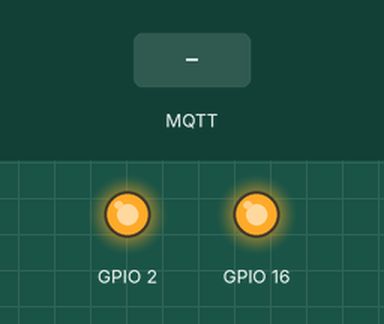
Recording of a sketch running on a simulated ESP8266 (NodeMCU). Parts: output pins drawn as LEDs (lit = HIGH). The inputs (shaded band) are chosen by the test bench. WiFi joins after 1.5 s; servers stay silent unless stated; no MQTT or app messages arrive unless stated; what the sketch prints to the serial monitor is not drawn.

Above: at 2.7 s.
2.8 s: MQTT message "A0B" arrives on the first subscribed topic
At 3.9 s:
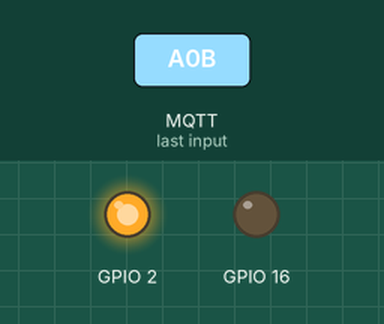
4.4 s: MQTT message "C0D" arrives on the first subscribed topic
At 5.1 s:
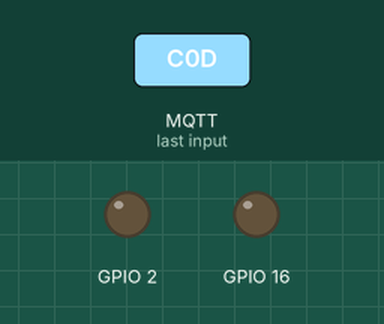
6.0 s: MQTT message "A1B" arrives on the first subscribed topic
At 6.4 s:
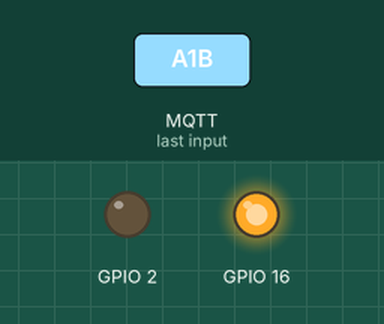
7.6 s: MQTT message "C1D" arrives on the first subscribed topic
At 8.7 s:
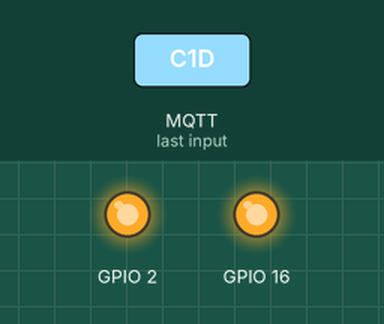
Timing chart, 0 to 10.2 s (numbered marks = the images above; inputs shaded):
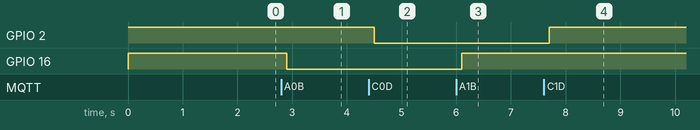

Measured:
- after the input at 2.8 s, GPIO 16: HIGH → LOW after 0.10 s
- after the input at 4.4 s, GPIO 2: HIGH → LOW after 0.10 s
- after the input at 6.0 s, GPIO 16: LOW → HIGH after 0.10 s
- after the input at 7.6 s, GPIO 2: LOW → HIGH after 0.10 s

The sketch:

ESP_MQTT.ino
```cpp
#include <ESP8266WiFi.h>
#include <PubSubClient.h>

const char* mqtt_server = "mqtt.ngoinhaiot.com";
const char* mqtt_user = "toannv10291";
const char* mqtt_pass = "toannv10291";
int mqtt_port = 1111; // esp kết nối mqtt => TCP
String topicsub = "toannv10291/quat"; // nhận dữ liệu
String topicpub = "toannv10291/maylanh"; // gửi dữ liệu

WiFiClient espClient;
PubSubClient client(espClient);

#define Led1 16
#define Led2 2
// khai báo id mk wifi nhà mình
const char* ssid = "Bao Truc";
const char* pass = "24682468";

String Data = "";
unsigned long last = 0;
int trangthairelay1 = 0;
int trangthairelay2 = 0;
String ChuoiSendMQTT = "";
int nhietdo = 0;
int doam = 0;
int anhsang = 0;
long bien1 = 0;
long bien2 = 0;
void callback(char* topic, byte* payload, unsigned int length)
{
  for (int i = 0; i < length; i++)
  {
    Data += (char)payload[i];
  }
  Serial.print("Data nhận = ");
  Serial.println(Data);
  delay(100);
  //==================================
  // mỗi esp xử lý cho esp

  // A1B ON 1 , A0B OFF1
  if (Data.indexOf("A1B") >= 0)
  {
    Serial.println("ON thiết bị 1");
    digitalWrite(16, HIGH);
    trangthairelay1 = 1;
  }
  else if (Data.indexOf("A0B") >= 0)
  {
    Serial.println("OFF thiết bị 1");
    digitalWrite(16, LOW);
    trangthairelay1 = 0;
  }
  // C1D ON 2 , C0D OFF 2
  else if (Data.indexOf("C1D") >= 0)
  {
    Serial.println("ON thiết bị 2");
    digitalWrite(2, HIGH);
    trangthairelay2 = 1;
  }
  else if (Data.indexOf("C0D") >= 0)
  {
    Serial.println("OFF thiết bị 2");
    digitalWrite(2, LOW);
    trangthairelay2 = 0;
  }
  // xử lý dữ liệu
  // E[dữ liệu]F
  /*
        Bước 1: tìm kí tự A B trong chuỗi gửi xuống
        Bước 2: Tách dữ liệu
        Bước 3: gán dữ liệu cho 1 cái biến
  */
  //EF
  int TimE, TimF = -1;
  TimE = Data.indexOf("E");
  TimF = Data.indexOf("F");
  if (TimE >= 0 && TimF >= 0)
  {
    String text1 = "";
    text1 = Data.substring(TimE + 1 , TimF);
    bien1 = text1.toInt();
    Serial.println(bien1);
  }

  //GH
  int TimG, TimH = -1;
  TimG = Data.indexOf("G");
  TimH = Data.indexOf("H");
  if (TimG >= 0 && TimH >= 0)
  {
    String text2 = "";
    text2 = Data.substring(TimG + 1 , TimH);
    bien2 = text2.toInt();
    Serial.println(bien2);
  }
  // nếu giao tiếp UNO MEGA , stm
  // gửi dữ liệu qua chíp kia bằng UART
  // mySerial.println(Data);

  //==================================
  Data = "";
}
void ConnectMqttBroker()
{
  client.setServer(mqtt_server, mqtt_port); // sét esp client kết nối MQTT broker
  delay(10);
  client.setCallback(callback); // => đọc dữ liệu mqtt broker
  delay(10);
}
// Nhận dữ liệu từ Server MQTT Broker


void reconnect()
{

  while (!client.connected())
  {
    String clientId = "ESP8266Client123";
    if (client.connect(clientId.c_str(), mqtt_user, mqtt_pass))
    {
      Serial.println("Connected MQTT ngoinhaiot.com");
      client.subscribe(topicsub.c_str());
    }
    else
    {
      Serial.print("failed, rc=");
      Serial.print(client.state());
      Serial.println("try again in 5 seconds");
      delay(5000);
    }
  }
}
void setup()
{
  Serial.begin(9600);
  while (!Serial);
  WiFi.mode(WIFI_STA);
  pinMode(2, OUTPUT);
  pinMode(16, OUTPUT);
  digitalWrite(2, HIGH);
  digitalWrite(16, HIGH);
  WiFi.disconnect();
  WiFi.begin(ssid, pass);
  while (WiFi.status() != WL_CONNECTED)
  {
    delay(500);
    Serial.print(".");
  }
  Serial.println();
  Serial.println("Connect wifi");
  ConnectMqttBroker();
  Serial.println("Start ESP");
  last = millis();

}

void loop()
{
  if (!client.connected())
  {
    reconnect();
  }
  client.loop();

  if (millis() - last >= 3000)
  {
    dulieucambien();
    SendDataMQTT(String(nhietdo), String(doam), String(anhsang), String(trangthairelay1), String(trangthairelay2) );
    last = millis();
  }


}

void dulieucambien()
{
  nhietdo++;
  doam = doam + 2;
  anhsang = anhsang + 3;
}

/*
   if (millis() - last >= 3000)
  {
    nhietdo++;
    doam = doam + 2;
    anhsang = anhsang + 3;
    SendDataMQTT(String(nhietdo), String(doam), String(anhsang), String(trangthairelay1));
    last = millis();
  }
*/


void SendDataMQTT( String sensor1 ,  String sensor2 ,  String sensor3 , String sensor4, String sensor5 )
{
  // Data json {"nhietdo":"giatrinhietdo", "doam":"giatridoam" , "anhsang":"giatrianhanh","relay1":"trangthairelay1"}
  //String html ="{\"nhietdo\":\"giatrinhietdo\", \"doam\":\"giatridoam\" , \"anhsang\":\"giatrianhanh\",\"relay1\":\"trangthairelay1\"}";
  //"{\"nhietdo\":\" ", \"doam\":\"giatridoam\" , \"anhsang\":\"giatrianhanh\"}";
  //\"nhietdo\":\"giatrinhietdo\" => \"nhietdo\":\"\" => \"nhietdo\":\""+ String(sensor1)+"\"
  ChuoiSendMQTT = "";
  // ChuoiSendWebJson = "{\"nhietdo\":\"" + String(sensor1) + "\",\"doam\":\"" + String(sensor2) + "\",\"anhsang\":\"" + String(sensor3) + "\",\"relay1\":\"" + String(sensor4) + "\"}";
  ChuoiSendMQTT = "{\"nhietdo\":\"" + String(sensor1) + "\"," +
                  "\"doam\":\"" + String(sensor2) + "\"," +
                  "\"anhsang\":\"" + String(sensor3) + "\"," +
                  "\"relay1\":\"" + String(sensor4) + "\"," +
                  "\"relay2\":\"" + String(sensor5) + "\"}";

  Serial.print("ChuoiSendMQTT:");
  Serial.println(ChuoiSendMQTT);

  client.publish(topicpub.c_str(), ChuoiSendMQTT.c_str()); //
}
```
